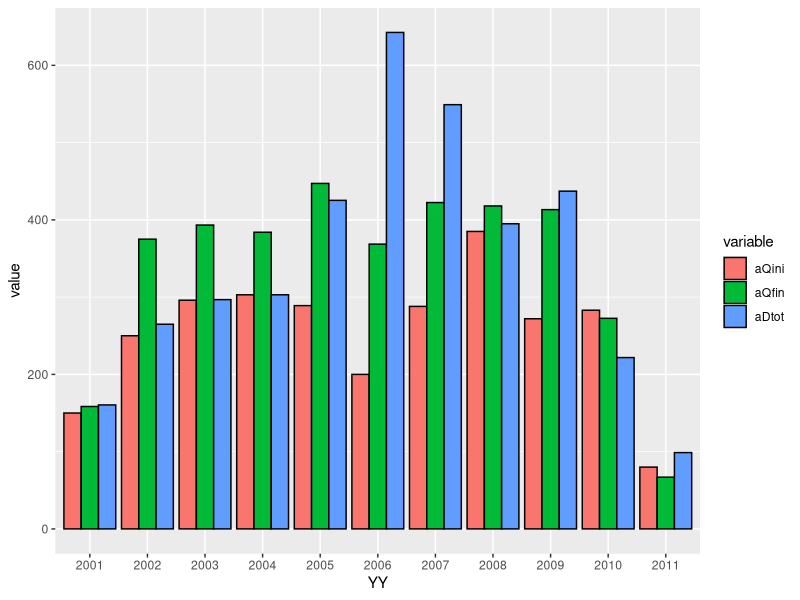

Here is the R script that generated this plot: (Note: this script raises an error after producing the figure.)
#GLOBAL_SECTION
library(ggplot2)
library(lattice)
library(reshape)
library(RColorBrewer)
#DATA_SECTION
setwd("~/ADMwork/MOSAN/Mixed/DataMix")
dir()
dat = read.csv("ctpinitial.csv")
names(dat)
yr = seq(2001,2011,1)
an = dat[,c(2,5,8)]
an = melt(an)
an$YY <- rep(yr,3)
an$YY <- as.factor(an$YY)

#PROCEDURE_SECTION
yr = seq(2001,2011,1)
#Anchovy
ggplot(data=an,aes(x=YY,y=value,fill=variable))+geom_bar(stat="identity",position=position_dodge(),colour="black")



an = dat[,c(9,12,14)]
an = melt(an)
an$YY <- rep(yr,3)
an$YY <- as.factor(an$YY)
#Artesanal
aAr =dat[,c(3,6,)]

#PROCEDURE_SECTION
yr = seq(2001,2011,1)
#Anchovy
ggplot(data=an,aes(x=YY,y=value,fill=variable))+geom_bar(stat="identity",position=position_dodge(),colour="black")




color.palet="Dark2"
barchart(value~factor(YY)|variable,data=an,col=brewer.pal(3,color.palet),
                 layout=c(3,1),
                 ylab="Captura (ton)",xlab="Año",
                 auto.key=list(points=F,rectangles=F,space="right",col=brewer.pal(3,color.palet)),
                 scales=list(x=list(rot=0)),main="Anchoveta")
#trellis.device(color=F) 
prop.mean <- aggregate(list(C = Pejegallo, CT = Ctotal), list(Year = Year, Mes = Mes, Zona = Zon),sum.na)
jpeg(paste(getwd(),"/Figuras/fig8_act.jpeg",sep=""), width = 1440, height = 960, pointsize = 120, quality = 300)     
trellis.par.set(list(fontsize = list(text = 30)))                               
barchart(C/CT ~ factor(Mes) | factor(Year), data=prop.mean, col=brewer.pal(3,color.palet), ylim=c(0,1.05),
         groups = factor(Zona), layout = c(3,1),
         ylab = "Captura de Pejegallo (%)", xlab = "Mes",
         auto.key = list(points = F, rectangles = F, space = "right", col=brewer.pal(3,color.palet)),
         scales = list(x = list(rot = 0)), main="Figura 8-Act/ Inf. Avance")
dev.off()


A=dat$aQfin/dat$sQfin
B=dat$aDtot/dat$sDtot
x<-seq(0,1200,200)

#Relacion cuota-desembarque
plot(dat$sQfin[10],dat$aQfin[10],xlim=c(0,1200),ylim=c(0,1200))
points(dat$sQfin[10],dat$aQfin[10],pch=19)
points(dat$sDtot[10],dat$aDtot[10],pch=2,col=2)
text(dat$sQfin[10]+50,dat$aQfin[10]+50,"Q2010")
text(dat$sDtot[10]+50,dat$aDtot[10]+50,"L2010",col=2)
y<-A[10]*x
lines(x,y,col=1)
points(dat$sQfin[1],dat$aQfin[1],pch=19)
points(dat$sDtot[1],dat$aDtot[1],pch=2,col=2)
text(dat$sQfin[1]+50,dat$aQfin[1]+50,"Q2001")
text(dat$sDtot[1]+50,dat$aDtot[1]+50,"L2001",col=2)
y<-A[1]*x
lines(x,y,col=1)
points(dat$sQfin[6],dat$aQfin[6],pch=19)
points(dat$sDtot[6],dat$aDtot[6],pch=2,col=2)
text(dat$sQfin[6]+50,dat$aQfin[6]+50,"Q2007")
text(dat$sDtot[6]+50,dat$aDtot[6]+50,"L2007",col=2)
y<-A[6]*x
lines(x,y,col=1)
points(dat$sQfin[6],dat$aQfin[6],pch=19)
points(dat$sDtot[6],dat$aDtot[6],pch=2,col=2)
text(dat$sQfin[6]+50,dat$aQfin[6]+50,"Q2007")
text(dat$sDtot[6]+50,dat$aDtot[6]+50,"L2007",col=2)
y<-A[6]*x
lines(x,y,col=1)
